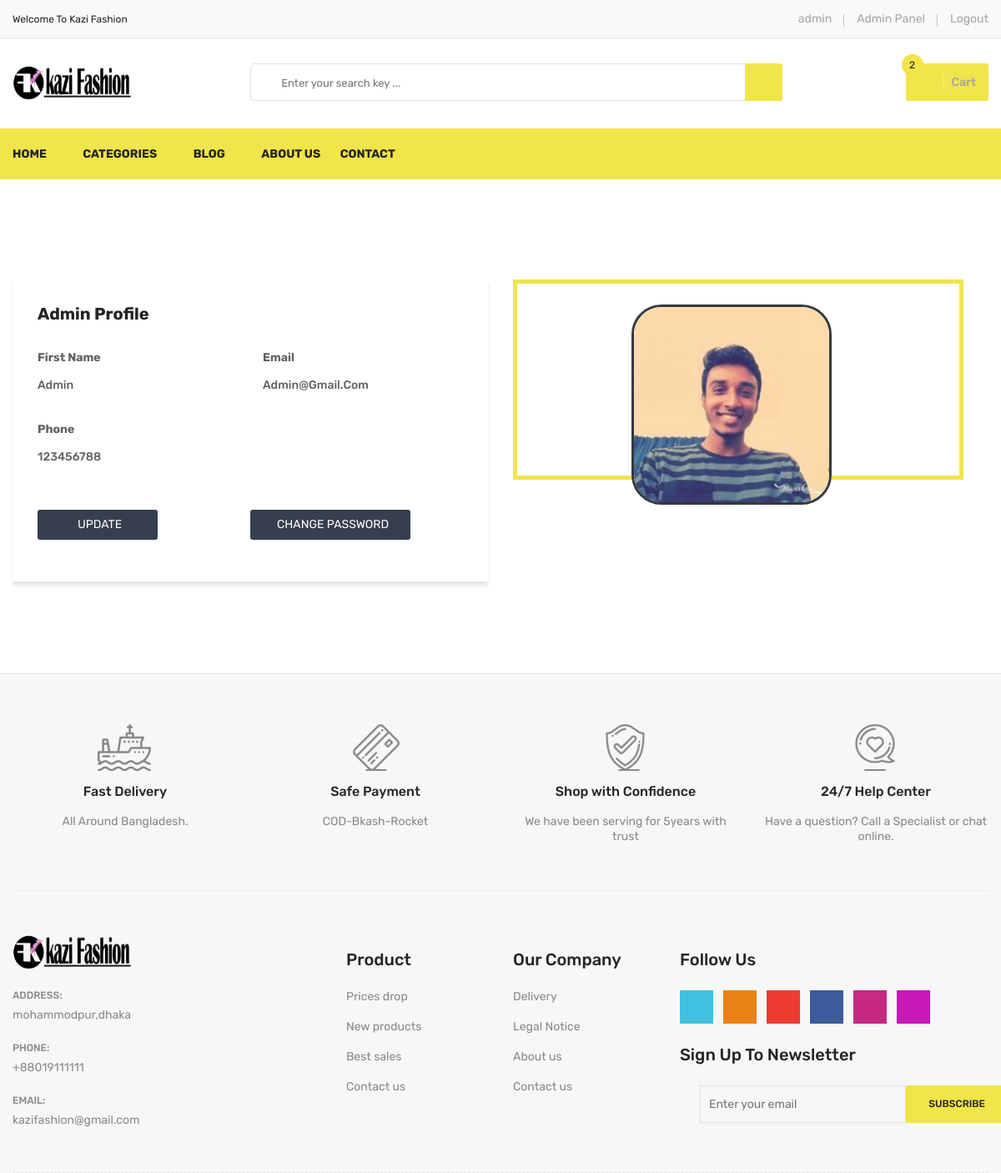
The page /accounts/profile/ (signed in) on the database its author committed.
### accounts/models.py (models this page shows, shortened)
class User(AbstractBaseUser):
    username = models.CharField(unique=True, max_length=15)
    email = models.EmailField(max_length=50, unique=True)
    phone = models.IntegerField(unique=True, null=True, blank=True)
    active = models.BooleanField(default=True)
    staff = models.BooleanField(default=False)
    admin = models.BooleanField(default=False)
    USERNAME_FIELD = 'username'
    REQUIRED_FIELDS = ['phone', 'email']
    objects = UserManager()
    @property
    def is_admin(self):
        return self.admin
    @property
    def is_active(self):
        return self.active

class UserProfile(models.Model):
    user = models.OneToOneField(
        User, on_delete=models.CASCADE, primary_key=True)
    image = models.ImageField(default='default.png', upload_to='profile_pics')
    objects = UserProfileManager()

### SiteSettings/models.py (models this page shows, shortened)
class Setting(models.Model):
    siteTitle = models.CharField(max_length=30)
    sitePhone = models.IntegerField()
    siteLogo = models.ImageField(blank=True, upload_to='siteImages/')
    siteEmail = models.EmailField()
    siteAddress = models.CharField(max_length=250)
    siteAbout = models.TextField(blank=True, null=True)
    status = models.BooleanField(default=False)
    contact_page_banner = models.ImageField(
        blank=True, upload_to='siteImages/contact_page_banner')

### accounts/views.py (the view)
# urls.py: path('profile/', profile, name='profile'),
@login_required(login_url='/login')
def profile(request):
    setting = Setting.objects.get(status=True)
    category = Category.objects.all()
    current_user = request.user
    profile = UserProfile.objects.get(user_id=current_user.id)
    print(profile.user.id)
    context = {'categories': category,
               'setting': setting,
               'profile': profile,
               }
    return render(request, 'user_profile.html', context)

### accounts/templates/user_profile.html (shortened to what this page needs)
{% extends 'base.html' %} {% load static %}
{% block mainbody %}
<div class="contact-main-page mt-60 mb-40 mb-md-40 mb-sm-40 mb-xs-40">
    <div class="about-us-wrapper pt-60 pb-40">
        <div class="container">
            <div class="row">
                <div class="col-sm-12 col-md-12 col-xs-12 col-lg-6 mb-30">
                    <div class="login-form">
                        <h4 class="login-title">{{profile.user.username}} Profile</h4>
                        <div class="row">
                            <div class="col-md-6 col-12 mb-20">
                                <label><strong>First Name</strong></label>
                                <label>{{profile.user.username}}</label>
                            </div>
                            <div class="col-md-6 col-12 mb-20">
                                <label><strong>Email </strong></label>
                                <label>{{profile.user.email}}</label>
                            </div>
                            <div class="col-md-12 mb-20">
                                <label><strong>Phone</strong></label>
                                <label>{{profile.user.phone}}</label>
                            </div>
                            <div class="col-md-6 mb-20">
                            </div>
                            <div class="col-md-6 mb-20">
                            </div>
                            <div class="col-md-6 mb-20">
                                <a class="register-button mt-0" style="width:9rem; padding-left: 3rem;" href="{% url 'update' %}">Update</a>
                            </div>
                            <div class="">
                                <a class="register-button mt-0" style="width:12rem; padding-left: 2rem;" href="{% url 'password' %}">Change Password</a>
                            </div>
                        </div>
                    </div>
                </div>
                <div class=" col-sm-12 col-md-12 col-lg-6 col-xs-12 ">
                    {% if profile.image %}
                    <div class="about-image-wrap ">
                        <img class="img-full " src="{{ profile.image.url }} " alt="Profile Picture " style="margin-left:7rem; border: 3px solid #343a40; border-radius: 15%; height: 15rem; width: 15rem; background-color: aliceblue; " />
                    </div>
                    {% else %}
                    <p>Profile Image Is Not Updated Yet</p>> {% endif %}
                </div>
            </div>
        </div>
    </div>
</div>
{% endblock %}

### templates/header.html (shortened to what this page needs)
{% load static %}
<header>
    <div class="header-top">
        <div class="container">
            <div class="row">
                <div class="col-lg-3 col-md-4">
                    <div class="header-top-left">
                        <ul class="phone-wrap">
                            <li><span>Welcome To Kazi Fashion</span></li>
                        </ul>
                    </div>
                </div>
                <div class="col-lg-9 col-md-8">
                    <div class="header-top-right">
                        <ul class="ht-menu">
                            {% if user.is_authenticated %}
                            <li>
                                <a href="{% url 'profile' %}">{{user.username}}</a></li>
                            {% if user.is_admin %}
                            <li>
                                <a href="{% url 'admin:index' %}">Admin Panel</a></li>
                            {% endif %}
                            <li>
                                <a href="{% url 'logout' %}">Logout</a></li>
                            {% else %}
                            <li>
                                <a href="{% url 'login' %}">Sign In</a></li>
                            <li>
                                <a href="{% url 'register' %}">Sign Up</a></li>
                            {% endif %}
                        </ul>
                    </div>
                </div>
            </div>
        </div>
    </div>
    <div class="header-middle pl-sm-0 pr-sm-0 pl-xs-0 pr-xs-0">
        <div class="container">
            <div class="row">
                <div class="col-lg-3">
                    <div class="logo pb-sm-30 pb-xs-30">
                        <a href="/">
                            <img id='logo' src="{{ setting.siteLogo.url }}" alt="Logo">
                        </a>
                    </div>
                </div>
                <div class="col-lg-9 pl-0 ml-sm-15 ml-xs-15">
                    <form action="{% url 'search' %}" method="GET" class="hm-searchbox">
                        <input type="text" name="search_term" value="{{search_term}}" placeholder=" Enter your search key ... ">
                        <button class="li-btn " type="submit "><i class="fa fa-search "></i></button>
                    </form>
                    <div class="header-middle-right ">
                        <ul class="hm-menu ">
                            <li class="hm-minicart ">
                                <div class="hm-minicart-trig">
                                    <a href="{% url 'checkout' %}">
                                        {% load my_cart_tags %} {% shopcartcount user.id as count %}
                                        <span class="item-text ">Cart
                                    <span class="cart-item-count" id="cart">{{count}}</span>
                                        </span>
                                    </a>
                                </div>
                    </div>
                </div>
            </div>
        </div>
    </div>
    </div>
    <div class="header-bottom header-sticky d-none d-lg-block d-xl-block ">
        <div class="container ">
            <div class="row ">
                <div class="col-lg-12 ">
                    <div class="hb-menu ">
                        <nav>
                            <ul>
                                <li><a href="{%url 'home' %} ">Home</a></li>
                                <li class="megamenu-holder "><a href="# ">Categories</a>
                                </li>
                                <li><a href="{%url 'blog' %} ">Blog</a></li>
                                <li><a href="{%url 'about' %} ">About Us</a></li>
                                <li><a href="{%url 'contact' %} ">Contact</a></li>
                            </ul>
                        </nav>
                    </div>
                </div>
            </div>
        </div>
    </div>

### templates/footer.html (shortened to what this page needs)
{% load static %}
<div class="footer">
    <div class="footer-static-top">
        <div class="container">
            <div class="footer-shipping pt-60 pb-55 pb-xs-25">
                <div class="row">
                    <div class="col-lg-3 col-md-6 col-sm-6 pb-sm-55 pb-xs-55">
                        <div class="li-shipping-inner-box">
                            <div class="shipping-icon">
                                <img src="{% static '' %}images/shipping-icon/1.png" alt="Shipping Icon">
                            </div>
                            <div class="shipping-text">
                                <h2>Fast Delivery</h2>
                                <p>All Around Bangladesh.</p>
                            </div>
                        </div>
                    </div>
                    <div class="col-lg-3 col-md-6 col-sm-6 pb-sm-55 pb-xs-55">
                        <div class="li-shipping-inner-box">
                            <div class="shipping-icon">
                                <img src="{% static '' %}images/shipping-icon/2.png" alt="Shipping Icon">
                            </div>
                            <div class="shipping-text">
                                <h2>Safe Payment</h2>
                                <p>COD-Bkash-Rocket</p>
                            </div>
                        </div>
                    </div>
                    <div class="col-lg-3 col-md-6 col-sm-6 pb-xs-30">
                        <div class="li-shipping-inner-box">
                            <div class="shipping-icon">
                                <img src="{% static '' %}images/shipping-icon/3.png" alt="Shipping Icon">
                            </div>
                            <div class="shipping-text">
                                <h2>Shop with Confidence</h2>
                                <p>We have been serving for 5years with trust</p>
                            </div>
                        </div>
                    </div>
                    <div class="col-lg-3 col-md-6 col-sm-6 pb-xs-30">
                        <div class="li-shipping-inner-box">
                            <div class="shipping-icon">
                                <img src="{% static '' %}images/shipping-icon/4.png" alt="Shipping Icon">
                            </div>
                            <div class="shipping-text">
                                <h2>24/7 Help Center</h2>
                                <p>Have a question? Call a Specialist or chat online.</p>
                            </div>
                        </div>
                    </div>
                </div>
            </div>
        </div>
    </div>
    <div class="footer-static-middle">
        <div class="container">
            <div class="footer-logo-wrap pt-50 pb-35">
                <div class="row">
                    <div class="col-lg-4 col-md-6">
                        <div class="footer-logo">
                            <img id='logo' src="{{ setting.siteLogo.url }}" alt="Footer Logo">
                        </div>
                        <ul class="des">
                            <li>
                                <span>Address: </span>
                                <p>{{setting.siteAddress}}</p>
                            </li>
                            <li>
                                <span>Phone: </span>
                                <p>+880{{setting.sitePhone}}</p>
                            </li>
                            <li>
                                <span>Email: </span>
                                <p>{{setting.siteEmail}}</p>
                            </li>
                        </ul>
                    </div>
                    <div class="col-lg-2 col-md-3 col-sm-6">
                        <div class="footer-block">
                            <h3 class="footer-block-title">Product</h3>
                            <ul>
                                <li><a href="#">Prices drop</a></li>
                                <li><a href="#">New products</a></li>
                                <li><a href="#">Best sales</a></li>
                                <li><a href="#">Contact us</a></li>
                            </ul>
                        </div>
                    </div>
                    <div class="col-lg-2 col-md-3 col-sm-6">
                        <div class="footer-block">
                            <h3 class="footer-block-title">Our company</h3>
                            <ul>
                                <li><a href="#">Delivery</a></li>
                                <li><a href="#">Legal Notice</a></li>
                                <li><a href="#">About us</a></li>
                                <li><a href="#">Contact us</a></li>
                            </ul>
                        </div>
                    </div>
                    <div class="col-lg-4">
                        <div class="footer-block">
                            <h3 class="footer-block-title">Follow Us</h3>
                            <ul class="social-link">
                                <li class="twitter">
                                    <a href="https://twitter.com/" data-toggle="tooltip" target="_blank" title="Twitter">
                                        <i class="fa fa-twitter"></i>
                                    </a>
                                </li>
                                <li class="rss">
                                    <a href="https://rss.com/" data-toggle="tooltip" target="_blank" title="RSS">
                                        <i class="fa fa-rss"></i>
                                    </a>
                                </li>
                                <li class="google-plus">
                                    <a href="https://www.plus.google.com/discover" data-toggle="tooltip" target="_blank" title="Google Plus">
                                        <i class="fa fa-google-plus"></i>
                                    </a>
                                </li>
                                <li class="facebook">
                                    <a href="https://www.facebook.com/" data-toggle="tooltip" target="_blank" title="Facebook">
                                        <i class="fa fa-facebook"></i>
                                    </a>
                                </li>
                                <li class="youtube">
                                    <a href="https://www.youtube.com/" data-toggle="tooltip" target="_blank" title="Youtube">
                                        <i class="fa fa-youtube"></i>
                                    </a>
                                </li>
                                <li class="instagram">
                                    <a href="https://www.instagram.com/" data-toggle="tooltip" target="_blank" title="Instagram">
                                        <i class="fa fa-instagram"></i>
                                    </a>
                                </li>
                            </ul>
                        </div>
                        <div class="footer-newsletter">
                            <h4>Sign up to newsletter</h4>
                            <form action="#" method="post" id="mc-embedded-subscribe-form" name="mc-embedded-subscribe-form" class="footer-subscribe-form validate" target="_blank" novalidate>
                                <div id="mc_embed_signup_scroll">
                                    <div id="mc-form" class="mc-form subscribe-form form-group">
                                        <input id="mc-email" type="email" autocomplete="off" placeholder="Enter your email" />
                                        <button class="btn" id="mc-submit">Subscribe</button>
                                    </div>
                                </div>
                            </form>
                        </div>
                    </div>
                </div>
            </div>
        </div>
    </div>
</div>

### rows shown on the page
User: username "admin"
Setting: siteLogo (picture), siteAddress "mohammodpur,dhaka", sitePhone "19111111", siteEmail "kazifashion@gmail.com"
UserProfile: user.username "Admin", user.email "Admin@gmail.com", user.phone "123456788", image (picture)

### other values the page prints
{{ count }} "2"
